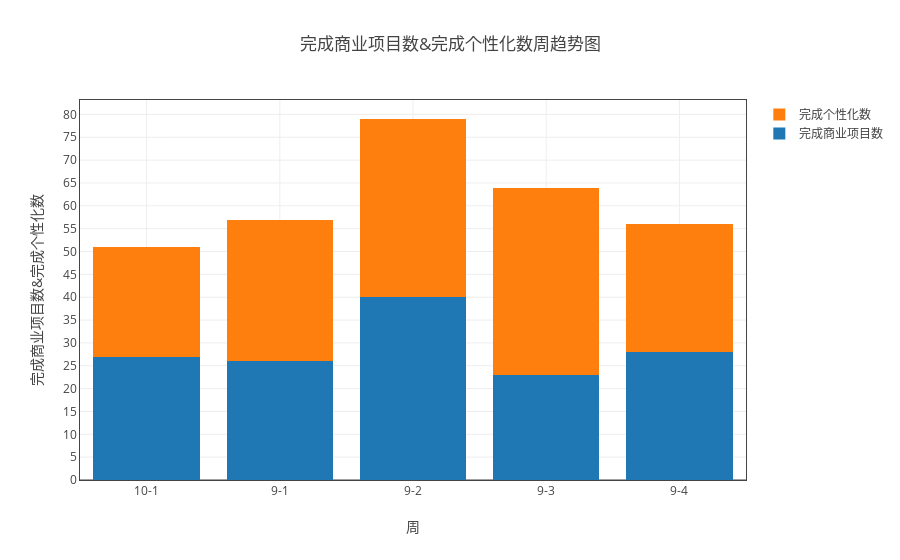
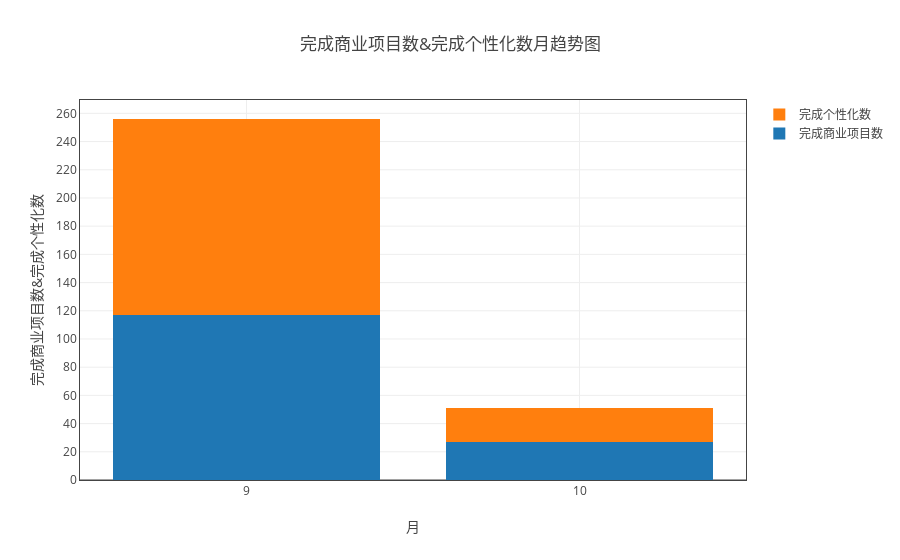

Source (notebook cell) for these figures, in order:
### Markdown cell above
### 分析组完成项目数

### Code cell
ss = myModule.format(all_df1 ,"日期（格式“月-周次”）" ,['完成商业项目数','完成个性化数'])
myModule.myPlot(ss.groupby('sum')).plot('stack_bar')
ss = myModule.format(all_df1 ,"month" ,['完成商业项目数','完成个性化数'])
myModule.myPlot(ss.groupby('sum')).plot('stack_bar',"月")

### Figure 1 — Plotly figure (JSON) as saved in the notebook; plotly's stock layout.template omitted (floating-point values rounded to 4 significant figures)
{"data": [{"name": "完成商业项目数", "type": "bar", "uid": "21754162-d1b4-11e8-83d9-a81e84e6c740", "x": ["10-1", "9-1", "9-2", "9-3", "9-4"], "y": [27, 26, 40, 23, 28]}, {"name": "完成个性化数", "type": "bar", "uid": "21754eaa-d1b4-11e8-83d9-a81e84e6c740", "x": ["10-1", "9-1", "9-2", "9-3", "9-4"], "y": [24, 31, 39, 41, 28]}], "layout": {"barmode": "stack", "title": "完成商业项目数&完成个性化数周趋势图", "xaxis": {"mirror": "all", "nticks": 20, "showgrid": true, "showline": true, "title": "周", "type": "category", "zeroline": true}, "yaxis": {"mirror": "all", "nticks": 20, "showgrid": true, "showline": true, "title": "完成商业项目数&完成个性化数", "zeroline": true}}}

### Figure 2 — Plotly figure (JSON) as saved in the notebook; plotly's stock layout.template omitted (floating-point values rounded to 4 significant figures)
{"data": [{"name": "完成商业项目数", "type": "bar", "uid": "217fc466-d1b4-11e8-83d9-a81e84e6c740", "x": [9, 10], "y": [117, 27]}, {"name": "完成个性化数", "type": "bar", "uid": "217fcec0-d1b4-11e8-83d9-a81e84e6c740", "x": [9, 10], "y": [139, 24]}], "layout": {"barmode": "stack", "title": "完成商业项目数&完成个性化数月趋势图", "xaxis": {"mirror": "all", "nticks": 20, "showgrid": true, "showline": true, "title": "月", "type": "category", "zeroline": true}, "yaxis": {"mirror": "all", "nticks": 20, "showgrid": true, "showline": true, "title": "完成商业项目数&完成个性化数", "zeroline": true}}}
